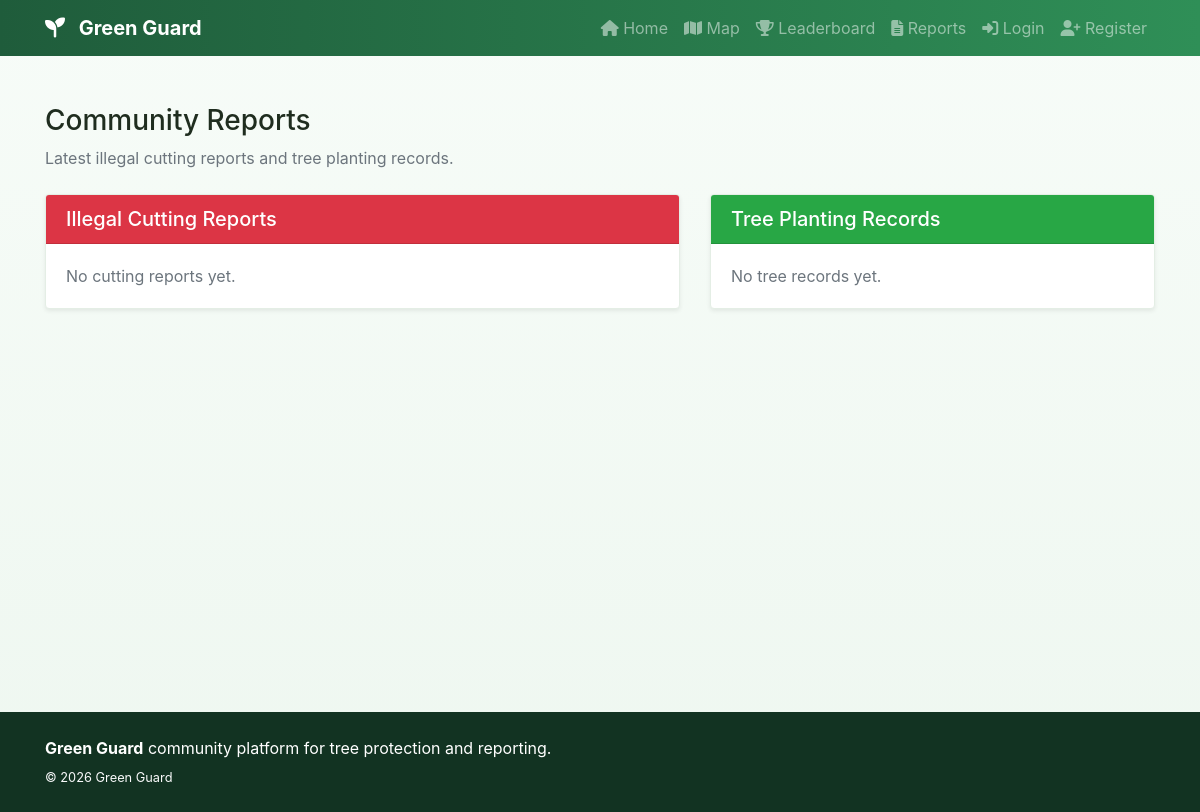
The page /reports on the database as committed earlier.
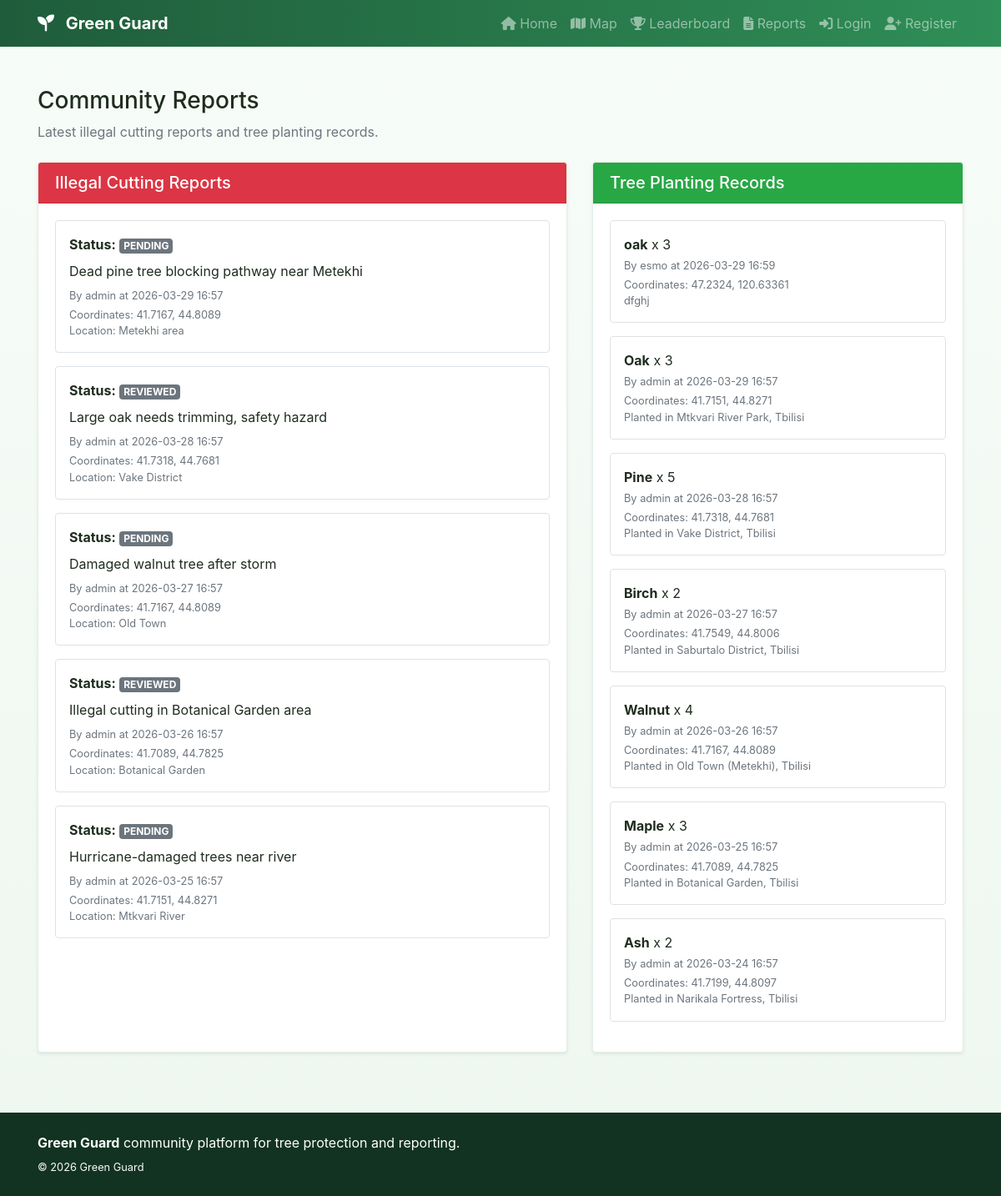
The same page on the database as committed later.
### models.py (models this page shows)
class CuttingReport(db.Model):
    id = db.Column(db.Integer, primary_key=True)
    description = db.Column(db.Text, nullable=False)
    latitude = db.Column(db.Float, nullable=False)
    longitude = db.Column(db.Float, nullable=False)
    location_text = db.Column(db.String(255))
    image_filename = db.Column(db.String(255))
    status = db.Column(db.String(30), default="pending", nullable=False)
    created_at = db.Column(
        db.DateTime, default=datetime.utcnow, nullable=False)
    user_id = db.Column(db.Integer, db.ForeignKey("user.id"), nullable=False)

class User(UserMixin, db.Model):
    id = db.Column(db.Integer, primary_key=True)
    username = db.Column(db.String(80), unique=True, nullable=False)
    email = db.Column(db.String(120), unique=True, nullable=False)
    password_hash = db.Column(db.String(255), nullable=False)
    is_admin = db.Column(db.Boolean, default=False, nullable=False)
    created_at = db.Column(
        db.DateTime, default=datetime.utcnow, nullable=False)
    tree_records = db.relationship(
        "TreeRecord", backref="user", lazy=True, cascade="all, delete-orphan"
    )
    cutting_reports = db.relationship(
        "CuttingReport", backref="user", lazy=True, cascade="all, delete-orphan"
    )

class TreeRecord(db.Model):
    id = db.Column(db.Integer, primary_key=True)
    species = db.Column(db.String(120), nullable=False)
    quantity = db.Column(db.Integer, default=1, nullable=False)
    latitude = db.Column(db.Float, nullable=False)
    longitude = db.Column(db.Float, nullable=False)
    location_notes = db.Column(db.String(255))
    image_filename = db.Column(db.String(255))
    created_at = db.Column(
        db.DateTime, default=datetime.utcnow, nullable=False)
    user_id = db.Column(db.Integer, db.ForeignKey("user.id"), nullable=False)

### routes/reports.py (the view)
@reports_bp.route("/reports")
def view_reports():
    reports = CuttingReport.query.order_by(
        CuttingReport.created_at.desc()).all()
    trees = TreeRecord.query.order_by(TreeRecord.created_at.desc()).all()
    return render_template("reports.html", reports=reports, trees=trees)

### templates/reports.html (shortened to what this page needs)
{% extends 'base.html' %}
{% block content %}
  <div class="container my-5">
    <div class="row">
      <div class="col-12 mb-4">
        <h1 class="h3">Community Reports</h1>
        <p class="text-muted mb-0">Latest illegal cutting reports and tree planting records.</p>
      </div>
    </div>
    <div class="row">
      <div class="col-lg-7 mb-4">
        <div class="card shadow-sm h-100">
          <div class="card-header bg-danger text-white">
            <h2 class="h5 mb-0">Illegal Cutting Reports</h2>
          </div>
          <div class="card-body">
            {% if reports %}
              {% for report in reports %}
                <div class="border rounded p-3 mb-3">
                  <p class="mb-2">
                    <strong>Status:</strong> <span class="badge badge-secondary text-uppercase">{{ report.status }}</span>
                  </p>
                  <p class="mb-2">{{ report.description }}</p>
                  <p class="mb-1 small text-muted">By {{ report.user.username }} at {{ report.created_at.strftime('%Y-%m-%d %H:%M') }}</p>
                  <p class="mb-0 small text-muted">Coordinates: {{ report.latitude }}, {{ report.longitude }}</p>
                  {% if report.location_text %}
                    <p class="mb-0 small text-muted">Location: {{ report.location_text }}</p>
                  {% endif %}
                </div>
              {% endfor %}
            {% else %}
              <p class="text-muted mb-0">No cutting reports yet.</p>
            {% endif %}
          </div>
        </div>
      </div>
      <div class="col-lg-5 mb-4">
        <div class="card shadow-sm h-100">
          <div class="card-header bg-success text-white">
            <h2 class="h5 mb-0">Tree Planting Records</h2>
          </div>
          <div class="card-body">
            {% if trees %}
              {% for tree in trees %}
                <div class="border rounded p-3 mb-3">
                  <p class="mb-1">
                    <strong>{{ tree.species }}</strong> x {{ tree.quantity }}
                  </p>
                  <p class="mb-1 small text-muted">By {{ tree.user.username }} at {{ tree.created_at.strftime('%Y-%m-%d %H:%M') }}</p>
                  <p class="mb-0 small text-muted">Coordinates: {{ tree.latitude }}, {{ tree.longitude }}</p>
                  {% if tree.location_notes %}
                    <p class="mb-0 small text-muted">{{ tree.location_notes }}</p>
                  {% endif %}
                </div>
              {% endfor %}
            {% else %}
              <p class="text-muted mb-0">No tree records yet.</p>
            {% endif %}
          </div>
        </div>
      </div>
    </div>
  </div>
{% endblock %}

### templates/base.html (shortened to what this page needs)
<!DOCTYPE html>
<html lang="en">
  <head>
    <link href="https://cdn.jsdelivr.net/npm/bootstrap@4.6.0/dist/css/bootstrap.min.css" rel="stylesheet" />
    <link rel="stylesheet" href="https://cdnjs.cloudflare.com/ajax/libs/font-awesome/6.4.2/css/all.min.css" />
    <link rel="stylesheet" href="{{ url_for('static', filename='css/style.css') }}" />
  </head>
  <body>
    <nav class="navbar navbar-expand-lg navbar-dark gg-navbar">
      <div class="container">
        <a class="navbar-brand" href="{{ url_for('main.index') }}">
          <i class="fas fa-seedling mr-2"></i>
          <strong>Green Guard</strong>
        </a>
        <div class="collapse navbar-collapse" id="navbarNav">
          <ul class="navbar-nav ml-auto">
            <li class="nav-item">
              <a class="nav-link" href="{{ url_for('main.index') }}"><i class="fas fa-home"></i> Home</a>
            </li>
            <li class="nav-item">
              <a class="nav-link" href="{{ url_for('main.map_view') }}"><i class="fas fa-map"></i> Map</a>
            </li>
            <li class="nav-item">
              <a class="nav-link" href="{{ url_for('main.leaderboard') }}"><i class="fas fa-trophy"></i> Leaderboard</a>
            </li>
            <li class="nav-item">
              <a class="nav-link" href="{{ url_for('reports.view_reports') }}"><i class="fas fa-file-alt"></i> Reports</a>
            </li>
            {% if current_user.is_authenticated %}
              <li class="nav-item">
                <a class="nav-link" href="{{ url_for('main.profile') }}"><i class="fas fa-user"></i> {{ current_user.username }}</a>
              </li>
              {% if current_user.is_admin %}
                <li class="nav-item">
                  <a class="nav-link text-warning" href="{{ url_for('admin.dashboard') }}"><i class="fas fa-cog"></i> Admin</a>
                </li>
              {% endif %}
              <li class="nav-item">
                <a class="nav-link" href="{{ url_for('auth.logout') }}"><i class="fas fa-sign-out-alt"></i> Logout</a>
              </li>
            {% else %}
              <li class="nav-item">
                <a class="nav-link" href="{{ url_for('auth.login') }}"><i class="fas fa-sign-in-alt"></i> Login</a>
              </li>
              <li class="nav-item">
                <a class="nav-link" href="{{ url_for('auth.register') }}"><i class="fas fa-user-plus"></i> Register</a>
              </li>
            {% endif %}
          </ul>
        </div>
      </div>
    </nav>
    <main class="gg-main">
      {% block content %}
      {% endblock %}
    </main>
    <footer class="gg-footer text-white py-4 mt-5">
      <div class="container">
        <div class="row align-items-center">
          <div class="col-md-8 text-center text-md-left mb-3 mb-md-0">
            <p class="mb-1">
              <strong>Green Guard</strong> community platform for tree protection and reporting.
            </p>
            <small class="text-light">&copy; 2026 Green Guard</small>
          </div>
        </div>
      </div>
    </footer>
  </body>
</html>

### static/css/style.css (style rules this page uses)
:root { --gg-green-dark: #1f5c3b; --gg-green-mid: #2f8f57; --gg-green-soft: #e8f5ea; --gg-earth: #8d6e63; }
body { background: linear-gradient(180deg, #f7fcf8 0%, #eef7f0 100%); color: #1f2d1f; }
.gg-navbar { background: linear-gradient(90deg, var(--gg-green-dark), var(--gg-green-mid)); }
.gg-main { min-height: 70vh; }
.gg-footer { background: #123322; }
.card { border: 1px solid #e4eee5; }

Rows that differ between the two databases and show on the page:
added CuttingReport: status "PENDING", description "Dead pine tree blocking pathway near Metekhi", user.username "admin", created_at "2026-03-29 16:57", latitude "41.7167", longitude "44.8089", location_text "Metekhi area"
added CuttingReport: status "REVIEWED", description "Large oak needs trimming, safety hazard", user.username "admin", created_at "2026-03-28 16:57", latitude "41.7318", longitude "44.7681", location_text "Vake District"
added CuttingReport: status "PENDING", description "Damaged walnut tree after storm", user.username "admin", created_at "2026-03-27 16:57", latitude "41.7167", longitude "44.8089", location_text "Old Town"
added CuttingReport: status "REVIEWED", description "Illegal cutting in Botanical Garden area", user.username "admin", created_at "2026-03-26 16:57", latitude "41.7089", longitude "44.7825", location_text "Botanical Garden"
added CuttingReport: status "PENDING", description "Hurricane-damaged trees near river", user.username "admin", created_at "2026-03-25 16:57", latitude "41.7151", longitude "44.8271", location_text "Mtkvari River"
added TreeRecord: species "oak", quantity "3", user.username "esmo", created_at "2026-03-29 16:59", latitude "47.2324", longitude "120.63361", location_notes "dfghj"
added TreeRecord: species "Oak", quantity "3", user.username "admin", created_at "2026-03-29 16:57", latitude "41.7151", longitude "44.8271", location_notes "Planted in Mtkvari River Park, Tbilisi"
added TreeRecord: species "Pine", quantity "5", user.username "admin", created_at "2026-03-28 16:57", latitude "41.7318", longitude "44.7681", location_notes "Planted in Vake District, Tbilisi"
added TreeRecord: species "Birch", quantity "2", user.username "admin", created_at "2026-03-27 16:57", latitude "41.7549", longitude "44.8006", location_notes "Planted in Saburtalo District, Tbilisi"
added TreeRecord: species "Walnut", quantity "4", user.username "admin", created_at "2026-03-26 16:57", latitude "41.7167", longitude "44.8089", location_notes "Planted in Old Town (Metekhi), Tbilisi"
added TreeRecord: species "Maple", quantity "3", user.username "admin", created_at "2026-03-25 16:57", latitude "41.7089", longitude "44.7825", location_notes "Planted in Botanical Garden, Tbilisi"
added TreeRecord: species "Ash", quantity "2", user.username "admin", created_at "2026-03-24 16:57", latitude "41.7199", longitude "44.8097", location_notes "Planted in Narikala Fortress, Tbilisi"
Other text that changed with them:
text no longer shown: "No cutting reports yet. No tree records yet."
